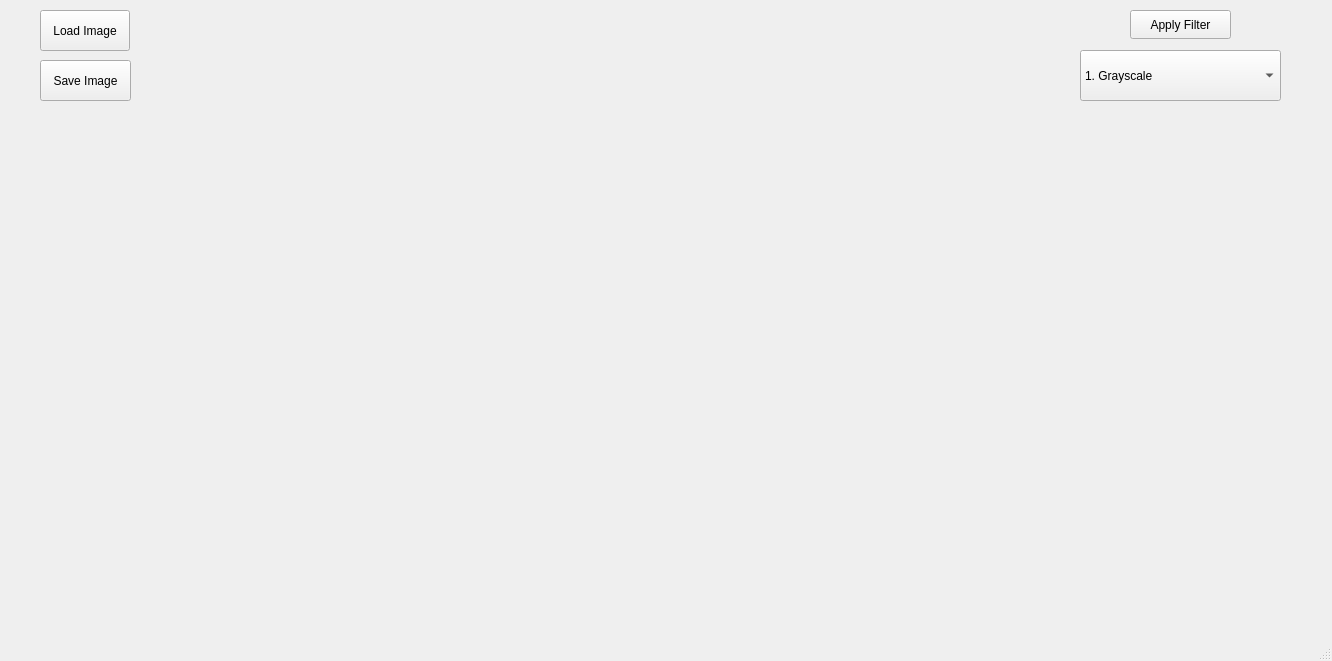
<?xml version="1.0" encoding="UTF-8"?>
<ui version="4.0">
 <class>MainWindow</class>
 <widget class="QMainWindow" name="MainWindow">
  <property name="geometry">
   <rect>
    <x>0</x>
    <y>0</y>
    <width>1332</width>
    <height>661</height>
   </rect>
  </property>
  <property name="windowTitle">
   <string>MainWindow</string>
  </property>
  <widget class="QWidget" name="centralwidget">
   <widget class="QComboBox" name="comboBox">
    <property name="geometry">
     <rect>
      <x>1080</x>
      <y>50</y>
      <width>201</width>
      <height>51</height>
     </rect>
    </property>
    <item>
     <property name="text">
      <string>1. Grayscale</string>
     </property>
    </item>
    <item>
     <property name="text">
      <string>2. Black And White</string>
     </property>
    </item>
    <item>
     <property name="text">
      <string>3. Invert Image</string>
     </property>
    </item>
    <item>
     <property name="text">
      <string>4. Adding A Frame</string>
     </property>
    </item>
    <item>
     <property name="text">
      <string>5. Flip Image</string>
     </property>
    </item>
    <item>
     <property name="text">
      <string>6. Rotate Image</string>
     </property>
    </item>
    <item>
     <property name="text">
      <string>7. Darken And Lighten Image</string>
     </property>
    </item>
    <item>
     <property name="text">
      <string>8. Resize Image</string>
     </property>
    </item>
    <item>
     <property name="text">
      <string>9. Merge Images</string>
     </property>
    </item>
    <item>
     <property name="text">
      <string>10. Detect Image Edges</string>
     </property>
    </item>
    <item>
     <property name="text">
      <string>11. Crop Image</string>
     </property>
    </item>
    <item>
     <property name="text">
      <string>12. Blur Image</string>
     </property>
    </item>
    <item>
     <property name="text">
      <string>13. Brighten Image</string>
     </property>
    </item>
    <item>
     <property name="text">
      <string>14. TV image</string>
     </property>
    </item>
    <item>
     <property name="text">
      <string>15. Purple Look</string>
     </property>
    </item>
    <item>
     <property name="text">
      <string>16. Infrared Photography</string>
     </property>
    </item>
    <item>
     <property name="text">
      <string>17. Image Skewing</string>
     </property>
    </item>
    <item>
     <property name="text">
      <string>18. Oil Paint Image</string>
     </property>
    </item>
    <item>
     <property name="text">
      <string/>
     </property>
    </item>
   </widget>
   <widget class="QPushButton" name="pushButton">
    <property name="geometry">
     <rect>
      <x>40</x>
      <y>10</y>
      <width>90</width>
      <height>41</height>
     </rect>
    </property>
    <property name="text">
     <string>Load Image</string>
    </property>
   </widget>
   <widget class="QPushButton" name="pushButton_2">
    <property name="geometry">
     <rect>
      <x>1130</x>
      <y>10</y>
      <width>101</width>
      <height>29</height>
     </rect>
    </property>
    <property name="text">
     <string>Apply Filter</string>
    </property>
   </widget>
   <widget class="QPushButton" name="pushButton_3">
    <property name="geometry">
     <rect>
      <x>40</x>
      <y>60</y>
      <width>91</width>
      <height>41</height>
     </rect>
    </property>
    <property name="text">
     <string>Save Image</string>
    </property>
   </widget>
   <widget class="QLabel" name="label">
    <property name="geometry">
     <rect>
      <x>250</x>
      <y>40</y>
      <width>721</width>
      <height>591</height>
     </rect>
    </property>
    <property name="text">
     <string/>
    </property>
    <property name="scaledContents">
     <bool>true</bool>
    </property>
   </widget>
  </widget>
  <widget class="QMenuBar" name="menubar">
   <property name="geometry">
    <rect>
     <x>0</x>
     <y>0</y>
     <width>1332</width>
     <height>25</height>
    </rect>
   </property>
  </widget>
  <widget class="QStatusBar" name="statusbar"/>
 </widget>
 <resources/>
 <connections/>
</ui>
